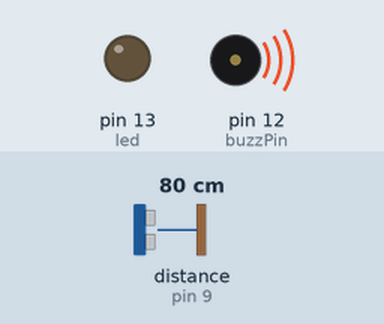
Recording of a sketch running on a simulated Arduino Uno, built with avr-gcc and run on an emulated ATmega328P. On the bench: output pins drawn as LEDs (lit = HIGH), buzzer (waves = sounding, pin HIGH). Wiring (inferred from the names in the program): ultrasonic range finder: trigger pin 10; echo pin 9. The inputs (shaded band) are chosen by the test bench; at power-on: distance to the obstacle (sensor on pin 9) 80 cm. The echo pulse lasts 58.3 µs per cm; pins used as bus, display or sensor lines are not drawn.

Above: at 1.2 s.
1.3 s: distance to the obstacle (sensor on pin 9) set to 97 cm
2.8 s: distance to the obstacle (sensor on pin 9) set to 104 cm
At 3.7 s:
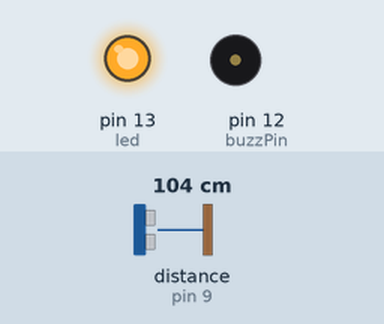
4.3 s: distance to the obstacle (sensor on pin 9) set to 2 cm
At 5.4 s:
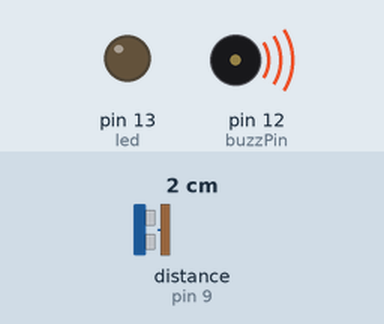
5.8 s: distance to the obstacle (sensor on pin 9) set to 120 cm
At 7.2 s:
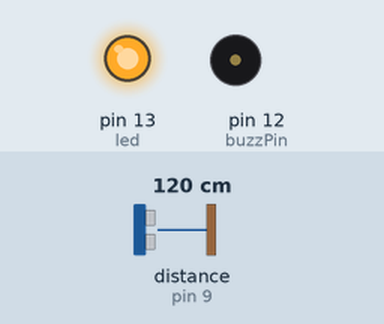
Timing chart, 0 to 8.3 s (numbered marks = the images above; inputs shaded):
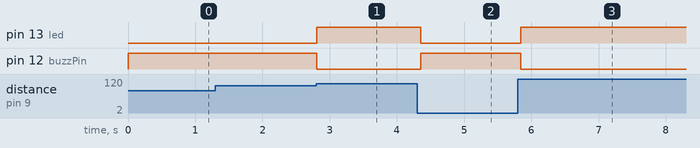

The sketch:

Social_Distancing_Alert_System.ino
```cpp
int const trigPin = 10;
int const echoPin = 9;
int const buzzPin = 12;
int const led = 13;
void setup()
{
pinMode(trigPin, OUTPUT);
pinMode(echoPin, INPUT);
pinMode(buzzPin, OUTPUT);
pinMode(led, OUTPUT) ;
}
void loop()
{

int duration, distance;

digitalWrite(trigPin, HIGH);
delay(1);
digitalWrite(trigPin, LOW);

duration = pulseIn(echoPin, HIGH);

distance = (duration/2) / 29.1;
if (distance <= 100 && distance >= 0) {

  digitalWrite(buzzPin, HIGH);
digitalWrite(led, LOW);
} else {

digitalWrite(buzzPin, LOW);
digitalWrite(led, HIGH);
}

delay(60);
}
```

Measured:
- the behaviour switches between 101 and 102 cm on distance to the obstacle (sensor on pin 9) (found by bisection; images 0 and 1)
- after the input at 1.3 s, every drawn part: stays the same
- after the input at 2.8 s, pin 13 (led): LOW → HIGH at once; pin 12 (buzzPin): HIGH → LOW at once
- after the input at 4.3 s, pin 13 (led): HIGH → LOW after 0.06 s; pin 12 (buzzPin): LOW → HIGH after 0.06 s
- after the input at 5.8 s, pin 13 (led): LOW → HIGH at once; pin 12 (buzzPin): HIGH → LOW at once
